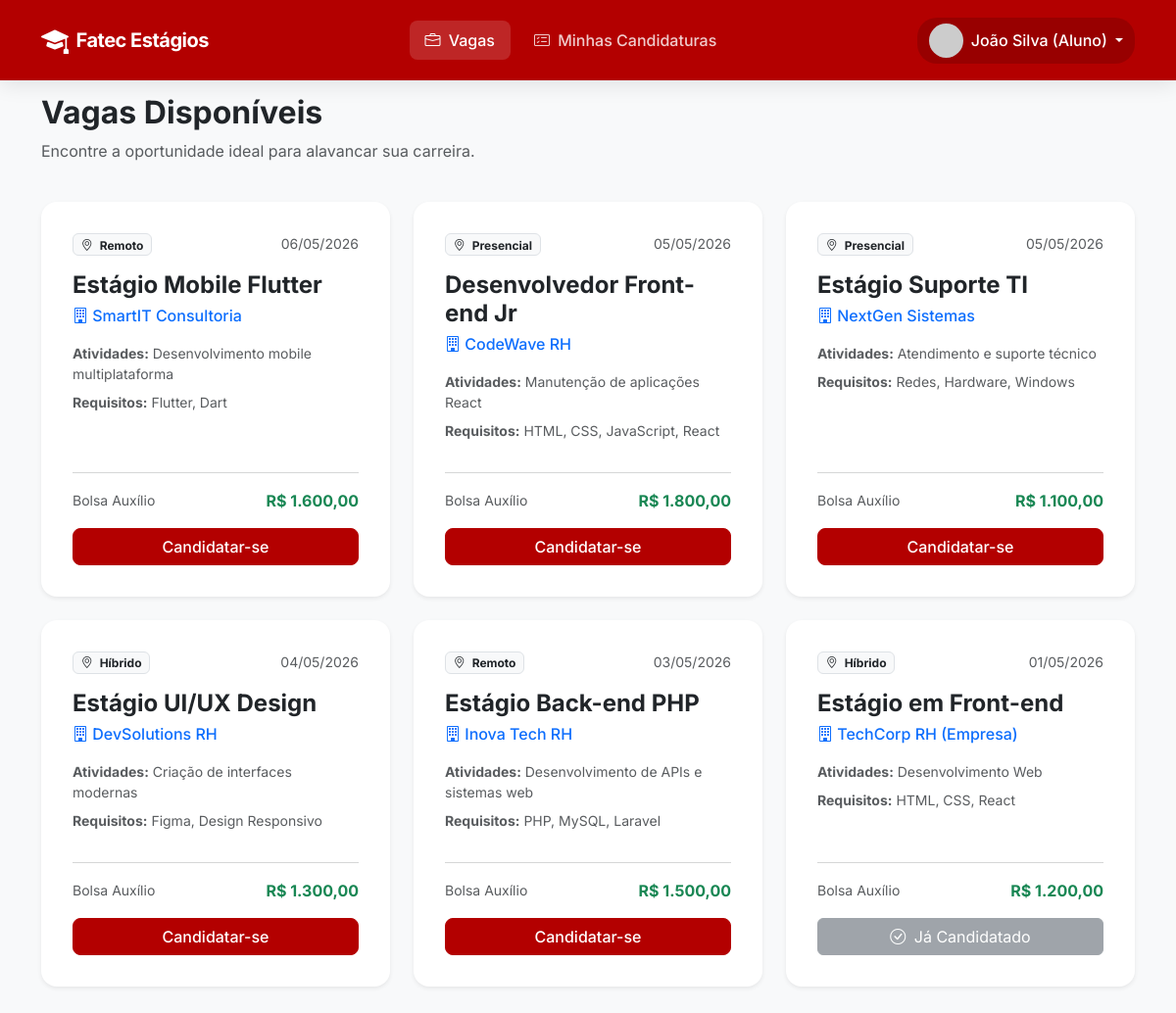
/index.php (signed in), run on the app's committed database.
### tables this page shows
CREATE TABLE IF NOT EXISTS vagas (
    id INT AUTO_INCREMENT PRIMARY KEY,
    empresa_id INT NOT NULL,
    titulo VARCHAR(150) NOT NULL,
    descricao TEXT NOT NULL,
    requisitos TEXT,
    local VARCHAR(100),
    bolsa DECIMAL(10,2),
    status ENUM('Ativa', 'Inativa') DEFAULT 'Ativa',
    dataCadastro DATE,
    FOREIGN KEY (empresa_id) REFERENCES empresas(id) ON DELETE CASCADE
);

CREATE TABLE IF NOT EXISTS usuarios (
    id INT AUTO_INCREMENT PRIMARY KEY,
    nome VARCHAR(100) NOT NULL,
    email VARCHAR(100) UNIQUE NOT NULL,
    senha VARCHAR(255) NOT NULL,
    perfil ENUM('ALUNO', 'EMPRESA', 'ADMIN') NOT NULL,
    status ENUM('ATIVO', 'INATIVO') DEFAULT 'ATIVO',
    data_criacao DATETIME DEFAULT CURRENT_TIMESTAMP
);

### index.php (the view, shortened to what this page needs)
<?php
require_once 'conexao.php';
$stmtAluno = $pdo->prepare("SELECT id FROM alunos WHERE usuario_id = ?");
$stmtAluno->execute([$_SESSION['usuario_id']]);
$aluno = $stmtAluno->fetch();
$aluno_id = $aluno['id'];
$vagas = $pdo->query("
    SELECT v.*, u.nome as empresa_nome
    FROM vagas v
    JOIN empresas e ON v.empresa_id = e.id
    JOIN usuarios u ON e.usuario_id = u.id
    WHERE v.status = 'Ativa'
    ORDER BY v.dataCadastro DESC
")->fetchAll();
$stmtMinhasCand = $pdo->prepare("SELECT vaga_id FROM candidaturas WHERE aluno_id = ?");
$stmtMinhasCand->execute([$aluno_id]);
$minhas_candidaturas = $stmtMinhasCand->fetchAll(PDO::FETCH_COLUMN);
?>
<!DOCTYPE html>
<html lang="pt-BR">
<head>
    <link href="https://cdn.jsdelivr.net/npm/bootstrap@5.3.2/dist/css/bootstrap.min.css" rel="stylesheet">
    <link rel="stylesheet" href="https://cdn.jsdelivr.net/npm/bootstrap-icons@1.11.1/font/bootstrap-icons.css">
    <link rel="stylesheet" href="css/style.css">
</head>
<body class="bg-light">
    <nav class="navbar navbar-expand-lg navbar-dark fixed-top custom-navbar">
        <div class="container">
            <a class="navbar-brand d-flex align-items-center" href="index.php">
                <i class="bi bi-mortarboard-fill fs-3 me-2"></i>
                <span class="fw-bold">Fatec Estágios</span>
            </a>
            <div class="collapse navbar-collapse" id="navbarNav">
                <ul class="navbar-nav mx-auto">
                    <li class="nav-item">
                        <a class="nav-link active" href="index.php"><i class="bi bi-briefcase me-1"></i> Vagas</a>
                    </li>
                    <li class="nav-item">
                        <a class="nav-link" href="candidaturas.php"><i class="bi bi-card-checklist me-1"></i> Minhas Candidaturas</a>
                    </li>
                </ul>
                <div class="dropdown user-profile">
                    <a href="#" class="d-flex align-items-center text-white text-decoration-none dropdown-toggle" id="dropdownUser" data-bs-toggle="dropdown" aria-expanded="false">
                        <img src="https://ui-avatars.com/api/?name=<?php echo urlencode($_SESSION['usuario_nome']); ?>&background=ffffff&color=b30000" alt="Avatar" class="rounded-circle me-2" width="35">
                        <span class="fs-6 fw-medium me-1"><?php echo htmlspecialchars($_SESSION['usuario_nome']); ?></span>
                    </a>
                </div>
            </div>
        </div>
    </nav>
    <main class="container mt-5 pt-5 pb-5">
        <section class="view-section">
            <div class="d-flex justify-content-between align-items-center mb-4">
                <div>
                    <h2 class="fw-bold text-dark">Vagas Disponíveis</h2>
                    <p class="text-muted">Encontre a oportunidade ideal para alavancar sua carreira.</p>
                </div>
            </div>
            <div class="row g-4">
                <?php if (count($vagas) > 0): ?>
                    <?php foreach ($vagas as $vaga): ?>
                        <div class="col-md-6 col-lg-4 d-flex align-items-stretch">
                            <div class="card vaga-card w-100 shadow-sm border-0 rounded-4">
                                <div class="card-body d-flex flex-column">
                                    <div class="d-flex justify-content-between align-items-start mb-2">
                                        <span class="badge bg-light text-dark border"><i class="bi bi-geo-alt me-1"></i> <?php echo htmlspecialchars($vaga['local']); ?></span>
                                        <span class="text-muted small"><?php echo date('d/m/Y', strtotime($vaga['dataCadastro'])); ?></span>
                                    </div>
                                    <h4 class="card-title fw-bold mt-2 mb-1"><?php echo htmlspecialchars($vaga['titulo']); ?></h4>
                                    <p class="text-primary fw-medium mb-3"><i class="bi bi-building"></i> <?php echo htmlspecialchars($vaga['empresa_nome']); ?></p>
                                    <div class="mb-3 flex-grow-1">
                                        <p class="card-text small text-muted mb-2"><strong>Atividades:</strong> <?php echo nl2br(htmlspecialchars($vaga['descricao'])); ?></p>
                                        <p class="card-text small text-muted"><strong>Requisitos:</strong> <?php echo htmlspecialchars($vaga['requisitos']); ?></p>
                                    </div>
                                    <div class="mt-auto">
                                        <hr class="text-muted opacity-25">
                                        <div class="d-flex justify-content-between align-items-center">
                                            <span class="text-muted small">Bolsa Auxílio</span>
                                            <span class="fw-bold text-success">R$ <?php echo number_format($vaga['bolsa'], 2, ',', '.'); ?></span>
                                        </div>
                                        <?php if (in_array($vaga['id'], $minhas_candidaturas)): ?>
                                            <button class="btn btn-secondary w-100 mt-3" disabled><i class="bi bi-check-circle me-1"></i> Já Candidatado</button>
                                        <?php else: ?>
                                            <form action="processa_candidatura.php" method="POST">
                                                <button type="submit" class="btn btn-primary w-100 mt-3">Candidatar-se</button>
                                            </form>
                                        <?php endif; ?>
                                    </div>
                                </div>
                            </div>
                        </div>
                    <?php endforeach; ?>
                <?php endif; ?>
            </div>
        </section>
    </main>
</body>
</html>

### css/style.css (style rules this page uses)
:root { --primary-color: #b30000; --primary-hover: #8c0000; --dark-color: #1a1a1a; --light-bg: #f4f6f9; }
body { font-family: 'Inter', sans-serif; background-color: var(--light-bg); color: var(--dark-color); }
.custom-navbar { background-color: var(--primary-color); box-shadow: 0 4px 20px rgba(0, 0, 0, 0.1); padding: 15px 0; }
.custom-navbar .navbar-brand { font-weight: 700; letter-spacing: -0.5px; }
.custom-navbar .nav-link { color: rgba(255, 255, 255, 0.8) !important; font-weight: 500; padding: 8px 16px !important; border-radius: 8px; transition: all 0.3s ease; margin: 0 4px; }
.custom-navbar .nav-link:hover, .custom-navbar .nav-link.active { color: white !important; background-color: rgba(255, 255, 255, 0.15); }
.user-profile { background: rgba(0, 0, 0, 0.15); padding: 6px 12px; border-radius: 20px; }
.btn-primary { background-color: var(--primary-color); border-color: var(--primary-color); font-weight: 500; border-radius: 8px; transition: all 0.3s ease; }
.vaga-card { border: none; border-radius: 16px; background: white; box-shadow: 0 10px 30px rgba(0, 0, 0, 0.04); transition: all 0.3s ease; height: 100%; }
.vaga-card .card-body { padding: 2rem; }
.view-section { animation: fadeIn 0.4s ease-in-out; }

### data on the page
vagas: local "Remoto", dataCadastro "06/05/2026", titulo "Estágio Mobile Flutter", usuarios.nome "SmartIT Consultoria", descricao "Desenvolvimento mobile multiplataforma", requisitos "Flutter, Dart", bolsa "1.600,00"
vagas: local "Presencial", dataCadastro "05/05/2026", titulo "Desenvolvedor Front-end Jr", usuarios.nome "CodeWave RH", descricao "Manutenção de aplicações React", requisitos "HTML, CSS, JavaScript, React", bolsa "1.800,00"
vagas: local "Presencial", dataCadastro "05/05/2026", titulo "Estágio Suporte TI", usuarios.nome "NextGen Sistemas", descricao "Atendimento e suporte técnico", requisitos "Redes, Hardware, Windows", bolsa "1.100,00"
vagas: local "Híbrido", dataCadastro "04/05/2026", titulo "Estágio UI/UX Design", usuarios.nome "DevSolutions RH", descricao "Criação de interfaces modernas", requisitos "Figma, Design Responsivo", bolsa "1.300,00"
vagas: local "Remoto", dataCadastro "03/05/2026", titulo "Estágio Back-end PHP", usuarios.nome "Inova Tech RH", descricao "Desenvolvimento de APIs e sistemas web", requisitos "PHP, MySQL, Laravel", bolsa "1.500,00"
vagas: local "Híbrido", dataCadastro "01/05/2026", titulo "Estágio em Front-end", usuarios.nome "TechCorp RH (Empresa)", descricao "Desenvolvimento Web", requisitos "HTML, CSS, React", bolsa "1.200,00", shows "Já Candidatado"

### other printed values
$_SESSION['usuario_nome'] "João Silva (Aluno)"
